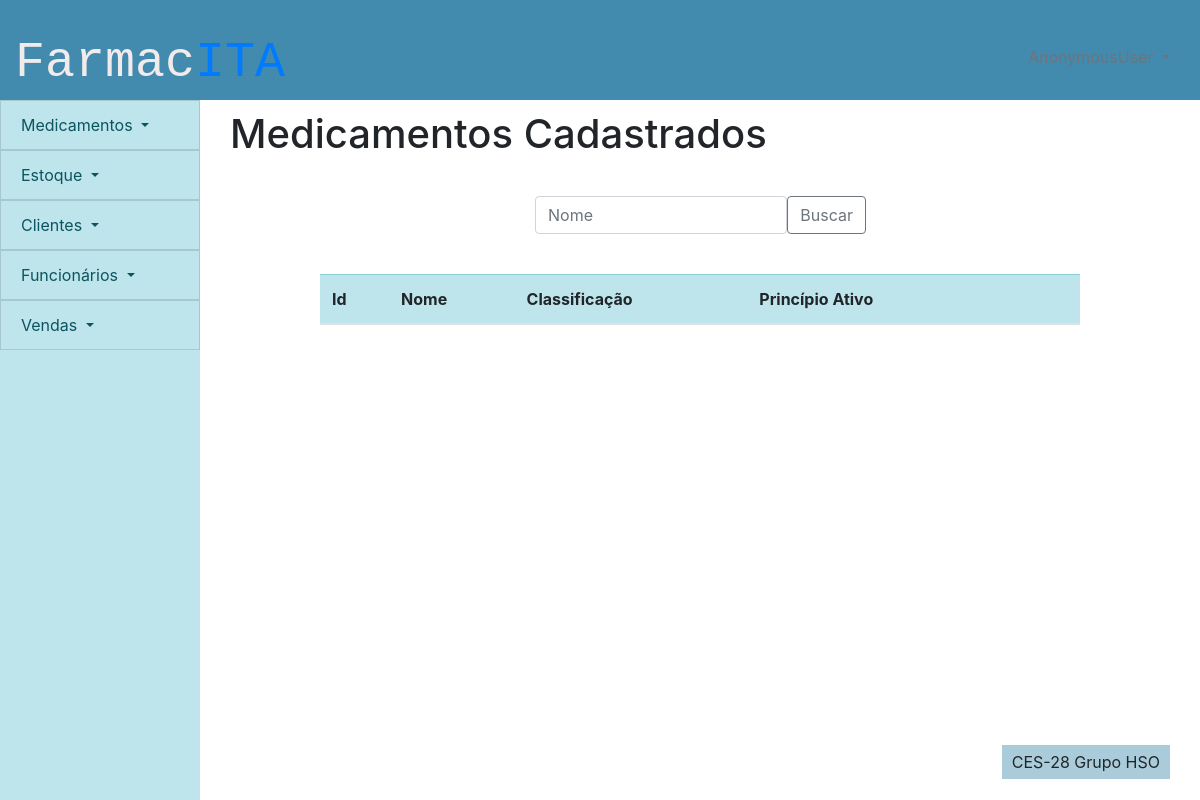
The page /cadastro_medicamentos/editar_medicamento on the database as committed earlier.
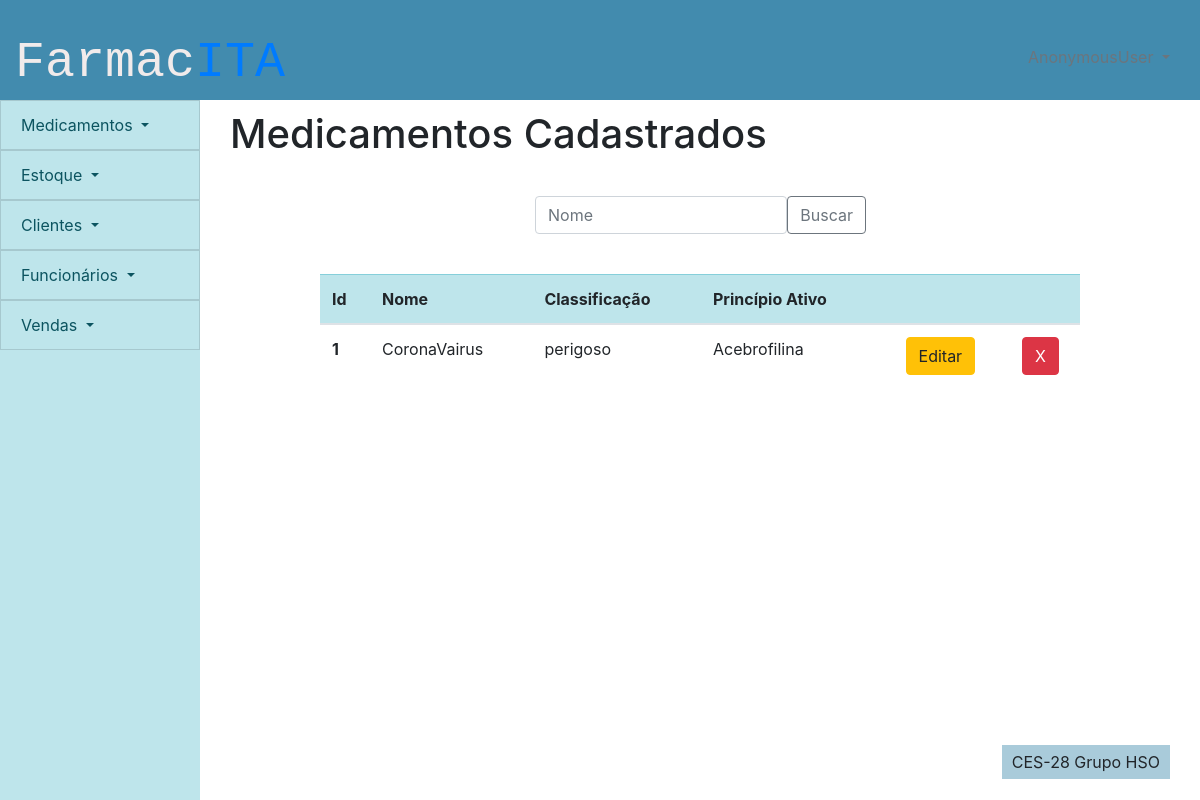
The same page on the database as committed later.
### cadastro_medicamentos/models.py (models this page shows, shortened)
class medicamento(models.Model):
    id_medicamento = models.AutoField(primary_key=True)
    nome_medicamento = models.CharField(max_length=100)
    classificacao = models.CharField(max_length=100, default='Sem tarja')
    principio_ativo = models.CharField(max_length=100)
    excluido = models.BooleanField(default=False)

### cadastro_medicamentos/views.py (the view)
# urls.py: path('editar_medicamento',views.editar_medicamento, name = 'editar_medicamento'),
def editar_medicamento(request):
    lista = medicamento.objects.all()
    editar = False
    busca = request.GET.get('buscamedic')
    if busca:
        editar = False
        lista = medicamento.objects.filter(nome_medicamento__icontains = busca)
    delete = request.GET.get('delete')
    if delete:
        teste = medicamento.objects.filter(id_medicamento = delete)
        teste.update(excluido = True)
    editando = request.GET.get('edit')
    if editando:
        editar = True
        lista = medicamento.objects.filter(id_medicamento = editando)
    return render(request,'medicamento/editar_medicamento.html',{'lista':lista,'editar':editar})

### frontend/medicamento/editar_medicamento.html (shortened to what this page needs)
{% extends 'template/padrao.html' %}
{%block titulo-conteudo %}
Medicamentos Cadastrados
{% endblock %}
{% load static %}
{% block content %}
<div>
    <div class="row formulario">
        <div class="col-sm-12">
            <div>
                <form method="GET">
                    <div class="input-group-prepend">
                        <input type="text" class="form-control" placeholder="Nome" name="buscamedic" id="buscamedic">
                    <button class="btn btn-outline-secondary" type="submit" id="button-addon1">Buscar</button>
                    </div>
                    </form>
            </div>
        </div>
    </div>
    <div class="tabela">
        <table class="table table-hover">
            <thead class="table-info">
                <tr>
                    <th scope="col">Id</th>
                    <th scope="col">Nome</th>
                    <th scope="col">Classificação</th>
                    <th scope="col">Princípio Ativo</th>
                    <th></th>
                    <th></th>
                </tr>
            </thead>
            {% for i in lista %}
            {% if not i.excluido  %}
            <tbody>
                <tr class={{i.id_medicamento}}>
                    <th scope="row">{{i.id_medicamento}}</th>
                    <td class = "nome">{{i.nome_medicamento}}</td>
                    <td class = "classificacao">{{i.classificacao}}</td>
                    <td class = "principio">{{i.principio_ativo}}</td>
                    <td>
                        <form class= "centro">
                            <button value = {{i.id_medicamento}} name = 'edit' class="btn btn-warning"  type = "submit" >Editar</button>
                        </form>
                    </td>
                    <td>
                        <form class= "centro">
                            <button  value = {{i.id_medicamento}} name = 'delete' class="btn btn-danger botao" type = "submit">X</button>
                        </form>
                    </td>
                </tr>
            </tbody>
            {% endif %}
            {% endfor %}
        </table>
    </div>
</div>
{% endblock %}

Rows that differ between the two databases and show on the page:
added medicamento: id_medicamento "1", nome_medicamento "CoronaVairus", classificacao "perigoso", principio_ativo "Acebrofilina"
